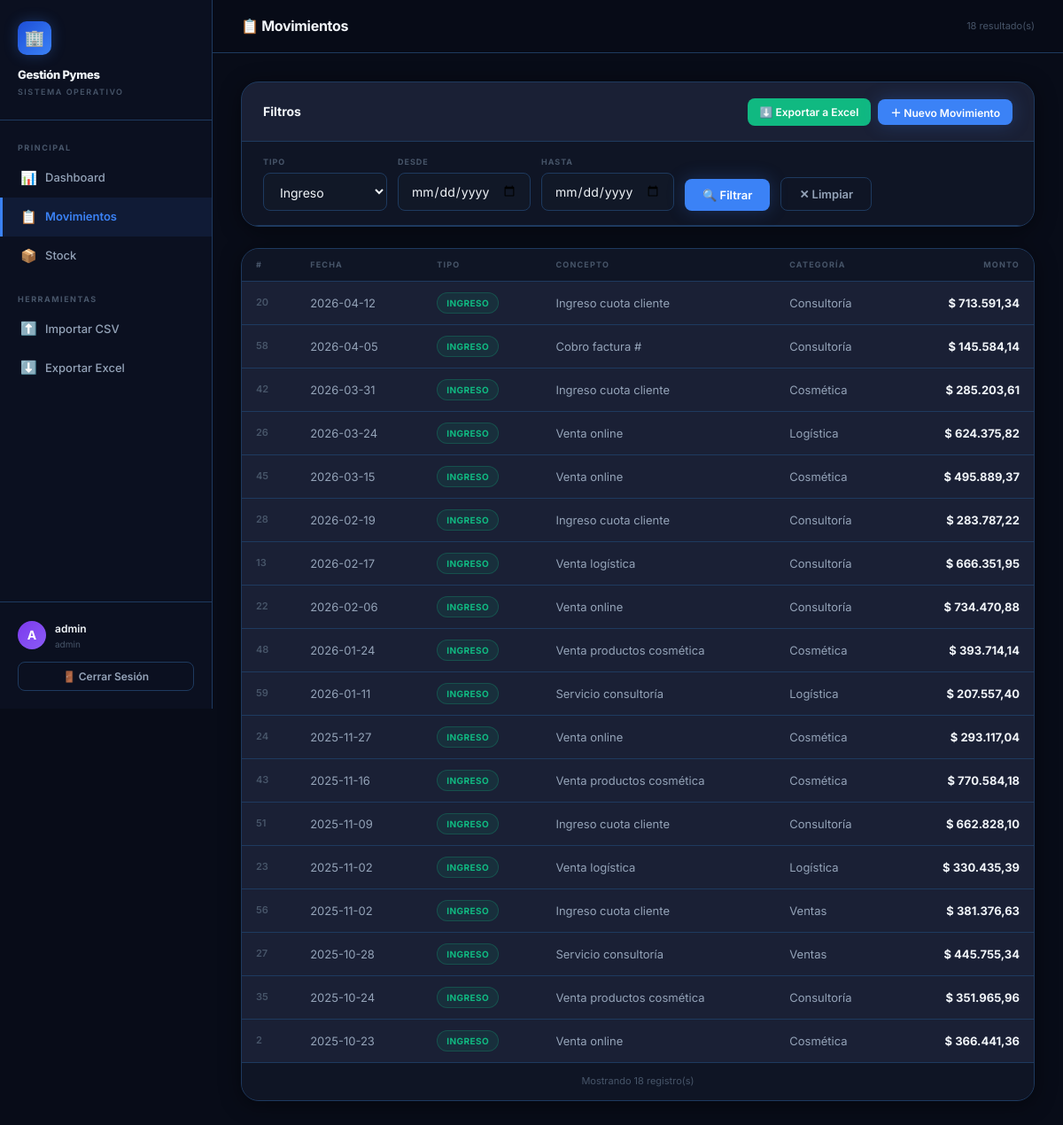
Screenshot of /detalle?tipo=ingreso (signed in) with the database file from the repository.
### tables this page shows
CREATE TABLE movimientos (
            id        INTEGER PRIMARY KEY AUTOINCREMENT,
            fecha     DATE    NOT NULL,
            tipo      TEXT    NOT NULL,       -- ingreso/egreso/venta/compra
            concepto  TEXT    NOT NULL,
            monto     REAL    NOT NULL,
            categoria TEXT    NOT NULL DEFAULT 'General'
        );

### app.py (the view)
@app.route("/detalle")
@login_required
def detalle():
    tipo      = request.args.get("tipo", "")
    fecha_ini = request.args.get("fecha_ini", "")
    fecha_fin = request.args.get("fecha_fin", "")
    db  = get_db()
    sql = "SELECT * FROM movimientos WHERE 1=1"
    params = []
    if tipo and tipo in TIPOS_VALIDOS:
        sql += " AND tipo = ?"
        params.append(tipo)
    if fecha_ini:
        sql += " AND fecha >= ?"
        params.append(fecha_ini)
    if fecha_fin:
        sql += " AND fecha <= ?"
        params.append(fecha_fin)
    sql += " ORDER BY fecha DESC"
    movs = db.execute(sql, params).fetchall()
    return render_template("detalle.html",
                           movimientos=movs,
                           tipo=tipo,
                           fecha_ini=fecha_ini,
                           fecha_fin=fecha_fin)

### app.py (called while the page is built)
def get_db():
    if "db" not in g:
        g.db = sqlite3.connect(DB_PATH, detect_types=sqlite3.PARSE_DECLTYPES)
        g.db.row_factory = sqlite3.Row   # acceso por nombre de columna
    return g.db

def login_required(f):
    @wraps(f)
    def decorated(*args, **kwargs):
        if "user_id" not in session:
            flash("Debes iniciar sesión para acceder.", "warning")
            return redirect(url_for("login"))
        return f(*args, **kwargs)
    return decorated

### templates/detalle.html (shortened to what this page needs)
{% extends "base.html" %}
{% block page_id %}detalle{% endblock %}
{% block topbar_title %}📋 Movimientos{% endblock %}
{% block topbar_meta %}
  {{ movimientos|length }} resultado(s)
{% endblock %}
{% block content %}
<div class="panel" style="margin-bottom:1.5rem">
  <div class="panel-header">
    <div class="panel-title">Filtros</div>
    <div class="panel-actions">
      <a href="{{ url_for('exportar') }}?tabla=movimientos" class="btn btn-success btn-sm">
        ⬇️ Exportar a Excel
      </a>
      <button class="btn btn-primary btn-sm" onclick="toggleForm('form-nuevo')">
        ＋ Nuevo Movimiento
      </button>
    </div>
  </div>
  <form id="filter-form" method="GET" action="{{ url_for('detalle') }}">
    <div class="filter-bar">
      <div class="filter-group">
        <label class="filter-label">Tipo</label>
        <select name="tipo" class="form-control" style="width:140px">
          {% for t in ["ingreso","egreso","venta","compra"] %}
            <option value="{{ t }}" {% if tipo == t %}selected{% endif %}>
              {{ t|capitalize }}
            </option>
          {% endfor %}
        </select>
      </div>
      <div class="filter-group">
        <label class="filter-label">Desde</label>
        <input type="date" name="fecha_ini" class="form-control"
               value="{{ fecha_ini }}" style="width:150px"/>
      </div>
      <div class="filter-group">
        <label class="filter-label">Hasta</label>
        <input type="date" name="fecha_fin" class="form-control"
               value="{{ fecha_fin }}" style="width:150px"/>
      </div>
      <button type="submit" class="btn btn-primary">🔍 Filtrar</button>
      <button type="button" class="btn btn-ghost" onclick="clearFilters()">✕ Limpiar</button>
    </div>
  </form>
</div>
<div class="panel">
  <div class="table-responsive">
    <table class="data-table">
      <thead>
        <tr>
          <th>#</th><th>Fecha</th><th>Tipo</th>
          <th>Concepto</th><th>Categoría</th><th>Monto</th>
        </tr>
      </thead>
      <tbody>
        {% if movimientos %}
          {% for m in movimientos %}
          <tr>
            <td style="color:var(--text-muted);font-size:11px">{{ m['id'] }}</td>
            <td>{{ m['fecha'] }}</td>
            <td>
              <span class="badge badge-{{ m['tipo'] }}">{{ m['tipo'] }}</span>
            </td>
            <td style="max-width:300px;overflow:hidden;text-overflow:ellipsis;white-space:nowrap">
              {{ m['concepto'] }}
            </td>
            <td>{{ m['categoria'] }}</td>
            <td>
              $&nbsp;{{ "{:,.2f}".format(m['monto']).replace(",","X").replace(".",",").replace("X",".") }}
            </td>
          </tr>
          {% endfor %}
        {% else %}
          <tr><td colspan="6" class="table-empty">
            No se encontraron movimientos con los filtros aplicados.
          </td></tr>
        {% endif %}
      </tbody>
    </table>
  </div>
  {% if movimientos %}
  <div class="table-footer">
    Mostrando {{ movimientos|length }} registro(s)
  </div>
  {% endif %}
</div>
{% endblock %}

### static/css/style.css (style rules this page uses)
:root { --bg-root: #080C18; --bg-surface: #0F1525; --bg-sidebar: #0B1020; --bg-card: #1A2035; --bg-card-hover: #1F2845; --bg-input: #111827; --bg-row-alt: #141E32; --border: #1E3A5F; --border-light: #243450; --accent: #3B82F6; --accent-hover: #2563EB; --green: #10B981; --green-bg: rgba(16,185,129,0.1); --red: #EF4444; --red-bg: rgba(239,68,68,0.1); --amber: #F59E0B; --amber-bg: rgba(245,158,11,0.1); --purple: #8B5CF6; --text-primary: #F1F5F9; --text-sec: #94A3B8; --text-muted: #475569; --sidebar-w: 240px; --radius-sm: 8px; --radius-md: 14px; --radius-lg: 20px; --shadow: 0 4px 24px rgba(0,0,0,0.45); --transition: all .22s cubic-bezier(.4,0,.2,1); }
*,*::before,*::after { box-sizing:border-box;margin:0;padding:0 }
html { scroll-behavior:smooth }
body { font-family:'Inter',system-ui,sans-serif;background:var(--bg-root); color:var(--text-primary);min-height:100vh;font-size:14px;line-height:1.6; -webkit-font-smoothing:antialiased }
.form-control { width:100%;background:var(--bg-input);border:1px solid var(--border); border-radius:var(--radius-sm);padding:11px 14px;font-size:14px;color:var(--text-primary); font-family:inherit;transition:var(--transition);outline:none }
.form-control::placeholder { color:var(--text-muted) }
select.form-control { cursor:pointer }
select.form-control option { background:var(--bg-card) }
.btn { display:inline-flex;align-items:center;gap:8px;padding:10px 20px; border-radius:var(--radius-sm);font-size:13px;font-weight:600; font-family:inherit;cursor:pointer;border:none;transition:var(--transition); white-space:nowrap;text-decoration:none }
.btn-primary { background:var(--accent);color:#fff; box-shadow:0 0 20px rgba(59,130,246,.25) }
.btn-success { background:var(--green);color:#fff }
.btn-ghost { background:transparent;color:var(--text-sec); border:1px solid var(--border) }
.btn-sm { padding:6px 14px;font-size:12px }
.panel { background:var(--bg-card);border:1px solid var(--border); border-radius:var(--radius-lg);overflow:hidden;box-shadow:var(--shadow) }
.panel-header { padding:1.1rem 1.5rem;border-bottom:1px solid var(--border); display:flex;align-items:center;justify-content:space-between;gap:1rem;flex-wrap:wrap }
.panel-title { font-size:14px;font-weight:700;color:var(--text-primary) }
.panel-actions { display:flex;align-items:center;gap:.5rem;flex-wrap:wrap }
.table-responsive { overflow-x:auto }
.data-table { width:100%;border-collapse:collapse;font-size:13px }
.data-table thead th { padding:11px 16px;text-align:left;font-size:9px;font-weight:700; text-transform:uppercase;letter-spacing:1.2px;color:var(--text-muted); background:var(--bg-surface);border-bottom:1px solid var(--border);white-space:nowrap }
.data-table thead th:last-child { text-align:right }
.data-table tbody tr { border-bottom:1px solid var(--border);transition:var(--transition) }
.data-table tbody tr:last-child { border-bottom:none }
.data-table td { padding:12px 16px;color:var(--text-sec);vertical-align:middle }
.data-table td:first-child { color:var(--text-primary);font-weight:600 }
.data-table td:last-child { text-align:right;font-weight:700;color:var(--text-primary) }
.table-footer { padding:12px 16px;background:var(--bg-surface);border-top:1px solid var(--border); font-size:11px;color:var(--text-muted);text-align:center }
.badge { display:inline-block;padding:3px 10px;border-radius:99px; font-size:10px;font-weight:700;text-transform:uppercase;letter-spacing:.4px }
.badge-ingreso,.badge-venta { background:var(--green-bg);color:var(--green); border:1px solid rgba(16,185,129,.25) }
.filter-bar { display:flex;align-items:flex-end;gap:.75rem;flex-wrap:wrap; padding:1rem 1.5rem;background:var(--bg-surface);border-bottom:1px solid var(--border) }
.filter-group { display:flex;flex-direction:column;gap:4px;min-width:140px }
.filter-label { font-size:9px;font-weight:700;text-transform:uppercase; letter-spacing:1px;color:var(--text-muted) }

### rows the page displays
movimientos: id "20", fecha "2026-04-12", tipo "INGRESO", concepto "Ingreso cuota cliente", categoria "Consultoría", monto "713.591,34"
movimientos: id "58", fecha "2026-04-05", tipo "INGRESO", concepto "Cobro factura #", categoria "Consultoría", monto "145.584,14"
movimientos: id "42", fecha "2026-03-31", tipo "INGRESO", concepto "Ingreso cuota cliente", categoria "Cosmética", monto "285.203,61"
movimientos: id "26", fecha "2026-03-24", tipo "INGRESO", concepto "Venta online", categoria "Logística", monto "624.375,82"
movimientos: id "45", fecha "2026-03-15", tipo "INGRESO", concepto "Venta online", categoria "Cosmética", monto "495.889,37"
movimientos: id "28", fecha "2026-02-19", tipo "INGRESO", concepto "Ingreso cuota cliente", categoria "Consultoría", monto "283.787,22"
movimientos: id "13", fecha "2026-02-17", tipo "INGRESO", concepto "Venta logística", categoria "Consultoría", monto "666.351,95"
movimientos: id "22", fecha "2026-02-06", tipo "INGRESO", concepto "Venta online", categoria "Consultoría", monto "734.470,88"
movimientos: id "48", fecha "2026-01-24", tipo "INGRESO", concepto "Venta productos cosmética", categoria "Cosmética", monto "393.714,14"
movimientos: id "59", fecha "2026-01-11", tipo "INGRESO", concepto "Servicio consultoría", categoria "Logística", monto "207.557,40"
movimientos: id "24", fecha "2025-11-27", tipo "INGRESO", concepto "Venta online", categoria "Cosmética", monto "293.117,04"
movimientos: id "43", fecha "2025-11-16", tipo "INGRESO", concepto "Venta productos cosmética", categoria "Cosmética", monto "770.584,18"
movimientos: id "51", fecha "2025-11-09", tipo "INGRESO", concepto "Ingreso cuota cliente", categoria "Consultoría", monto "662.828,10"
movimientos: id "23", fecha "2025-11-02", tipo "INGRESO", concepto "Venta logística", categoria "Logística", monto "330.435,39"
movimientos: id "56", fecha "2025-11-02", tipo "INGRESO", concepto "Ingreso cuota cliente", categoria "Ventas", monto "381.376,63"
movimientos: id "27", fecha "2025-10-28", tipo "INGRESO", concepto "Servicio consultoría", categoria "Ventas", monto "445.755,34"
movimientos: id "35", fecha "2025-10-24", tipo "INGRESO", concepto "Venta productos cosmética", categoria "Consultoría", monto "351.965,96"
movimientos: id "2", fecha "2025-10-23", tipo "INGRESO", concepto "Venta online", categoria "Cosmética", monto "366.441,36"

### other values shown
{{ session.username[0]|upper }} "A"
{{ session.username }} "admin"
{{ session.rol }} "admin"
{{ movimientos|length }} "18"
form field tipo "Ingreso"
